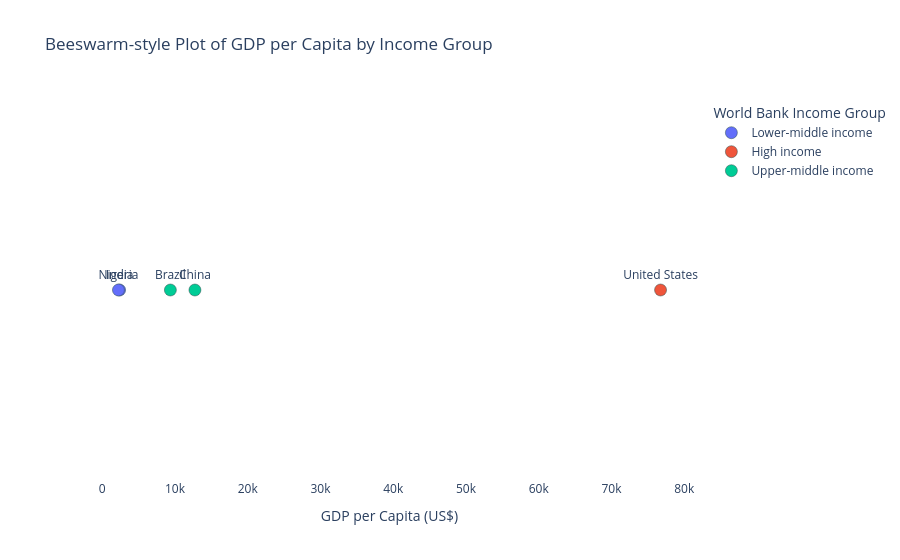

Notebook cell for this chart:
### Code cell
import plotly.express as px

data = {
    "Country": ["India", "United States", "China", "Nigeria", "Brazil"],
    "GDP_per_capita_USD": [2389, 76741, 12741, 2229, 9367],
    "Income_group": [
        "Lower-middle income",
        "High income",
        "Upper-middle income",
        "Lower-middle income",
        "Upper-middle income"
    ]
}

fig = px.scatter(
    data,
    x="GDP_per_capita_USD",
    y=[0, 0, 0, 0, 0],  # simple flat y-axis (no jitter)
    color="Income_group",
    text="Country",
    labels={"GDP_per_capita_USD": "GDP per Capita (US$)", "y": ""},
    title="Beeswarm-style Plot of GDP per Capita by Income Group"
)

fig.update_traces(
    marker=dict(size=12, line=dict(width=0.5, color="DarkSlateGrey")),
    textposition="top center"
)

fig.update_layout(
    yaxis=dict(showticklabels=False, showgrid=False, zeroline=False),
    xaxis_title="GDP per Capita (US$)",
    legend_title="World Bank Income Group",
    plot_bgcolor="white"
)

fig.show()

### Figure 1 — Plotly figure (JSON) as saved in the notebook; plotly's stock layout.template omitted (floating-point values rounded to 4 significant figures)
{"data": [{"hovertemplate": "Income_group=Lower-middle income<br>GDP per Capita (US$)=%{x}<br>=%{y}<br>Country=%{text}<extra></extra>", "legendgroup": "Lower-middle income", "marker": {"color": "#636efa", "line": {"color": "DarkSlateGrey", "width": 0.5}, "size": 12, "symbol": "circle"}, "mode": "markers+text", "name": "Lower-middle income", "orientation": "v", "showlegend": true, "text": ["India", "Nigeria"], "textposition": "top center", "type": "scatter", "x": [2389, 2229], "xaxis": "x", "y": [0, 0], "yaxis": "y"}, {"hovertemplate": "Income_group=High income<br>GDP per Capita (US$)=%{x}<br>=%{y}<br>Country=%{text}<extra></extra>", "legendgroup": "High income", "marker": {"color": "#EF553B", "line": {"color": "DarkSlateGrey", "width": 0.5}, "size": 12, "symbol": "circle"}, "mode": "markers+text", "name": "High income", "orientation": "v", "showlegend": true, "text": ["United States"], "textposition": "top center", "type": "scatter", "x": [76741], "xaxis": "x", "y": [0], "yaxis": "y"}, {"hovertemplate": "Income_group=Upper-middle income<br>GDP per Capita (US$)=%{x}<br>=%{y}<br>Country=%{text}<extra></extra>", "legendgroup": "Upper-middle income", "marker": {"color": "#00cc96", "line": {"color": "DarkSlateGrey", "width": 0.5}, "size": 12, "symbol": "circle"}, "mode": "markers+text", "name": "Upper-middle income", "orientation": "v", "showlegend": true, "text": ["China", "Brazil"], "textposition": "top center", "type": "scatter", "x": [12741, 9367], "xaxis": "x", "y": [0, 0], "yaxis": "y"}], "layout": {"legend": {"title": {"text": "World Bank Income Group"}, "tracegroupgap": 0}, "plot_bgcolor": "white", "title": {"text": "Beeswarm-style Plot of GDP per Capita by Income Group"}, "xaxis": {"anchor": "y", "domain": [0, 1], "title": {"text": "GDP per Capita (US$)"}}, "yaxis": {"anchor": "x", "domain": [0, 1], "showgrid": false, "showticklabels": false, "title": {"text": ""}, "zeroline": false}}}
